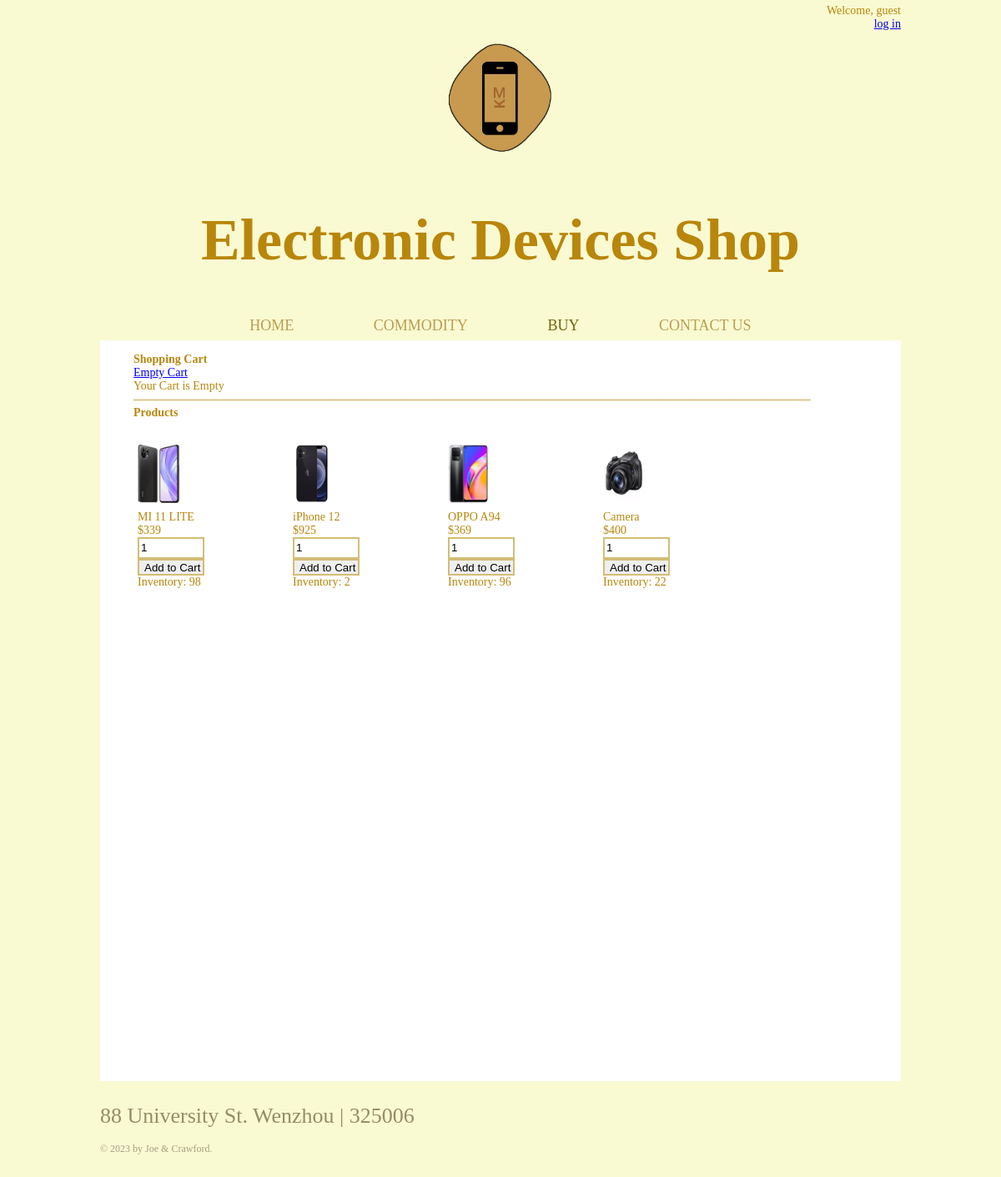
The page /shoppingcart/cart.php on the database its author committed.
### tables this page shows
CREATE TABLE `product` (
  `id` int(4) NOT NULL,
  `name` varchar(10) NOT NULL,
  `code` varchar(10) NOT NULL,
  `image` text NOT NULL,
  `price` int(11) NOT NULL,
  `inventory` int(4) NOT NULL
);

### shoppingcart/dbcontroller.php (called while the page is built, shortened)
<?php
class DBController {
	private $host = "127.0.0.1" ;
	private $user = "root";
	private $password = "";
	private $database = "user";
	private $conn;
	function __construct() {
		$this->conn = $this->connectDB();
	}
	public function connectDB() {
		$myconn = mysqli_connect($this->host,$this->user,$this->password,$this->database);
		  return $myconn;
	}
	public function runQuery($query) {
		$result = mysqli_query($this->conn,$query);
		while($row=mysqli_fetch_assoc($result)) {
			$resultset[] = $row;
		}
		if(!empty($resultset))
			return $resultset;
	}
}
?>

### shoppingcart/cart.php (the view, shortened to what this page needs)
<!DOCTYPE html>
<html lang=en>
    <head>
        <link rel="stylesheet" type="text/css" href="../cssFile/style.css">
    </head>
	<body>
        <div id="header">
            <div id="welcome">
                <?php
                    if (isset($_SESSION['user'])){
                        echo "Welcome, " . $_SESSION["user"] . "<br />";
                        echo '<a href="../register/logout.php?action=logout">log out</a>';
                    }
                    else{
                        echo "Welcome, guest<br />";
                        echo '<a href="../register/login.php?action=login">log in</a>';
                    }
                ?></div>
            <img src="../webPages/image/mkPhone.png" alt="MkPhone" class="phone">
            <h1> Electronic Devices Shop</h1>
            <ul id="navigation">
                <li>
                    <a href="../webPages/index.php">Home</a>
                </li>
                <li>
                    <a>Commodity</a>
                <li  class="current">
                    <a href="../shoppingcart/cart.php">Buy</a>
                </li>
				<li>
                    <a href="../webPages/contact.php">Contact Us</a>
                </li>
            </ul>
        </div>
		<div id="body">
			<?php
			require_once("dbcontroller.php");
			$db_handle = new DBController();
												?>
			<div id="shopping-cart">
			<div class="txt-heading"><strong>Shopping Cart</strong></div>
			<a id="btnEmpty" href="cart.php?action=empty">Empty Cart</a>
			<?php
			if(isset($_SESSION["cart_item"])){
				$total_quantity = 0;
				$total_price = 0;
			?>
			<table class="tbl-cart" cellpadding="10" cellspacing="1">
			<tbody>
			<tr>
			<th style="text-align:left;">Name</th>
			<th style="text-align:left;">Code</th>
			<th style="text-align:right;" width="5%">Quantity</th>
			<th style="text-align:right;" width="15%">Unit Price</th>
			<th style="text-align:right;" width="15%">Price</th>
			<th style="text-align:center;" width="10%">Remove</th>
			</tr>
			<?php
				foreach ($_SESSION["cart_item"] as $item){
					$item_price = $item["quantity"]*$item["price"];
					?>
							<tr>
							<td><img src="../webPages/<?php echo $item["image"]; ?>" class="cart-item-image"/><?php echo $item["name"]; ?></td>
							<td><?php echo $item["code"]; ?></td>
							<td style="text-align:right;"><?php echo $item["quantity"]; ?></td>
							<td  style="text-align:right;"><?php echo "$ ".$item["price"]; ?></td>
							<td  style="text-align:right;"><?php echo "$ ". number_format($item_price,2); ?></td>
							<td style="text-align:center;"><a href="cart.php?action=remove&code=<?php echo $item["code"]; ?>" class="btnRemoveAction"><img src="../webPages/image/remove.png" alt="Remove Item" id = "removePic"/></a></td>
							</tr>
							<?php
							$total_quantity += $item["quantity"];
							$total_price += ($item["price"]*$item["quantity"]);
					}
					?>
			<tr>
			<td colspan="2" align="right">Total:</td>
			<td align="right"><?php echo $total_quantity; $_SESSION['whole'] = $total_price; ?></td>
			<td align="right" colspan="2"><strong><?php echo "$ ".number_format($total_price, 2); ?></strong></td>
			</tr>
			</tbody>
			</table>
			<form action="../report/pay.php">
					<input type="submit" value="buy" id = "buy">
			</form>
			<?php
			} else {
			?>
			<div class="no-records">Your Cart is Empty</div>
			<?php
			}
			?>
			</div>
			<div id="product-grid">
				<a>——————————————————————————————————————————————————————————</a>
				<div class="txt-heading"><strong>Products</strong></div>
				<?php
				$product_array = $db_handle->runQuery("SELECT * FROM product ORDER BY id ASC");
				if (!empty($product_array)) {
					foreach($product_array as $key=>$value){
				?>
					<div class="product-item" float = 'right'>
						<form method="post" action="cart.php?action=add&code=<?php echo $product_array[$key]["code"]; ?>">
						<div class="product-image"><img src="../webPages/<?php echo $product_array[$key]["image"]; ?>" class="cart-item-image" ></div>
						<div class="product-tile-footer">
						<div class="product-title"><?php echo $product_array[$key]["name"]; ?></div>
						<div class="product-price"><?php echo "$".$product_array[$key]["price"]; ?></div>
						<?php
						$b = $product_array[$key]["inventory"];
						?>
						<div class="cart-action"><input type="text" class="product-quantity" id="quantity" name="quantity"
														value="1"  size="2" oninput="value=value.replace(/[^\d]/g,''); if(value><?php echo $b;?>)value=<?php echo $b;?>"/>
							</br><input type="submit" value="Add to Cart" class="btnAddAction"/></div>
							<?php echo "Inventory: ".$product_array[$key]["inventory"]; ?>
						</div>
						</form>
					</div>
				<?php
					}
				}
				?>
			</div>
			</div>
			<div id="footer">
            <div>
                <span>88 University St. Wenzhou | 325006</span>
                <p>
                    © 2023 by Joe & Crawford.
                </p>
            </div>
        </div>
</body>
</html>

### cssFile/style.css (style rules this page uses)
body { background: lightgoldenrodyellow; color: darkgoldenrod; font-family: 'latoregular'; font-size: 14px; margin: 0; padding: 0; }
#header { margin: 0 auto; max-width: 960px; }
#header h1 { font-size: 70px; font-weight: bold; text-align: center; font-family: 'Calibri'; color: darkgoldenrod; padding-bottom: 0px; }
#header img { width: 150px; height: 150px; margin-left: 42%; padding-top: 5px; padding-bottom: 5px; }
#header div#welcome { text-align: right; padding-top: 5px; }
#header ul#navigation { margin: 0; padding: 0; text-align: center; }
#header ul#navigation li { display: inline; line-height: 30px; position: relative; }
#header ul#navigation li a { color: rgb(187, 157, 81); font-family: 'Calibri'; font-size: 18px; padding: 0 46px; text-align: center; text-decoration: none; text-transform: uppercase; }
#header ul#navigation li.current a { color: #70660c; }
#body { background: #ffffff; margin: 1px auto 0; max-width: 880px; min-height: 827px; overflow: hidden; padding: 15px 40px 46px; }
#body form { margin: 20px auto 0; overflow: hidden; width: 580px; }
#footer { margin: 0 auto; max-width: 960px; overflow: hidden; padding: 30px 0 60px; }
#footer div { float: left; width: 500px; }
#footer div span { color: #948c68; display: block; font-size: 26px; line-height: 24px; }
#footer div p { color: #a3a184; font-size: 12px; line-height: 30px; }
#body input { width: 72px; height: 20px; border:2px solid rgb(211, 189, 118); }
#body input.btnAddAction { width: 80px; height: 20px; border:2px solid rgb(211, 189, 118); }
img.cart-item-image { width: 50px; height: 70px; margin-left: 0; padding-top: 5px; padding-bottom: 5px; }
div.product-item { float: left; width: 20%; padding: 5px; }

### rows shown on the page
product: image (picture), name "MI 11 LITE", price "339", inventory "98"
product: image (picture), name "iPhone 12", price "925", inventory "2"
product: image (picture), name "OPPO A94", price "369", inventory "96"
product: image (picture), name "Camera", price "400", inventory "22"
